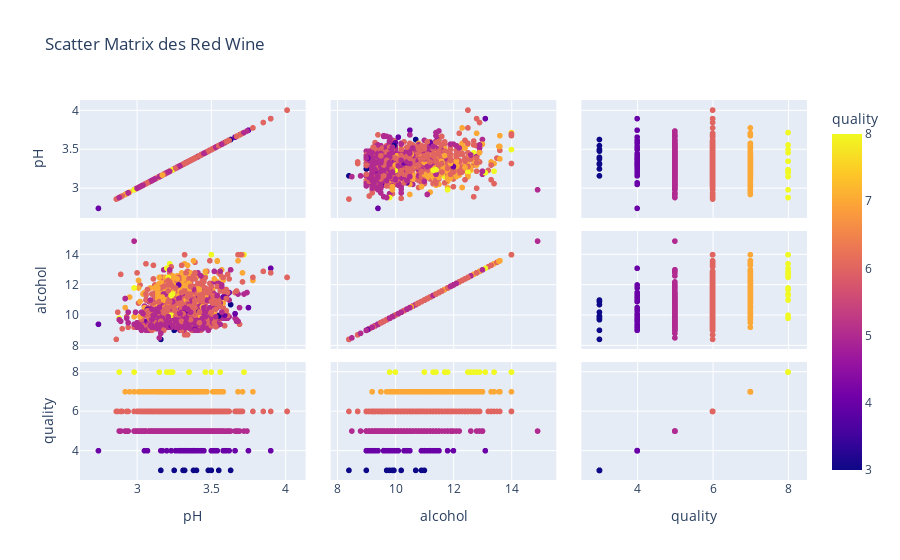

This figure's notebook cell:
### Markdown cell above
Scatter plot des donnee importantes

### Code cell
filtered_dfr = df[df["type"] == 'red']
fig = px.scatter_matrix(
    filtered_dfr,
    dimensions=[
         'pH', 'alcohol', 'quality'
    ],
    title="Scatter Matrix des Red Wine",
    color="quality"  
)
fig.show()

### Figure 1 — Plotly figure (JSON) as saved in the notebook; plotly's stock layout.template omitted (floating-point values rounded to 4 significant figures; data arrays with more than 128 entries replaced by an {"elided": "..."} marker saying what was removed)
{"data": [{"dimensions": [{"axis": {"matches": true}, "label": "pH", "values": {"elided": "1353 float values"}}, {"axis": {"matches": true}, "label": "alcohol", "values": {"elided": "1353 float values"}}, {"axis": {"matches": true}, "label": "quality", "values": {"elided": "1353 int values"}}], "hovertemplate": "%{xaxis.title.text}=%{x}<br>%{yaxis.title.text}=%{y}<br>quality=%{marker.color}<extra></extra>", "legendgroup": "", "marker": {"color": {"elided": "1353 int values"}, "coloraxis": "coloraxis", "symbol": "circle"}, "name": "", "showlegend": false, "type": "splom"}], "layout": {"coloraxis": {"colorbar": {"title": {"text": "quality"}}, "colorscale": [[0, "#0d0887"], [0.1111, "#46039f"], [0.2222, "#7201a8"], [0.3333, "#9c179e"], [0.4444, "#bd3786"], [0.5556, "#d8576b"], [0.6667, "#ed7953"], [0.7778, "#fb9f3a"], [0.8889, "#fdca26"], [1, "#f0f921"]]}, "dragmode": "select", "legend": {"tracegroupgap": 0}, "title": {"text": "Scatter Matrix des Red Wine"}}}
